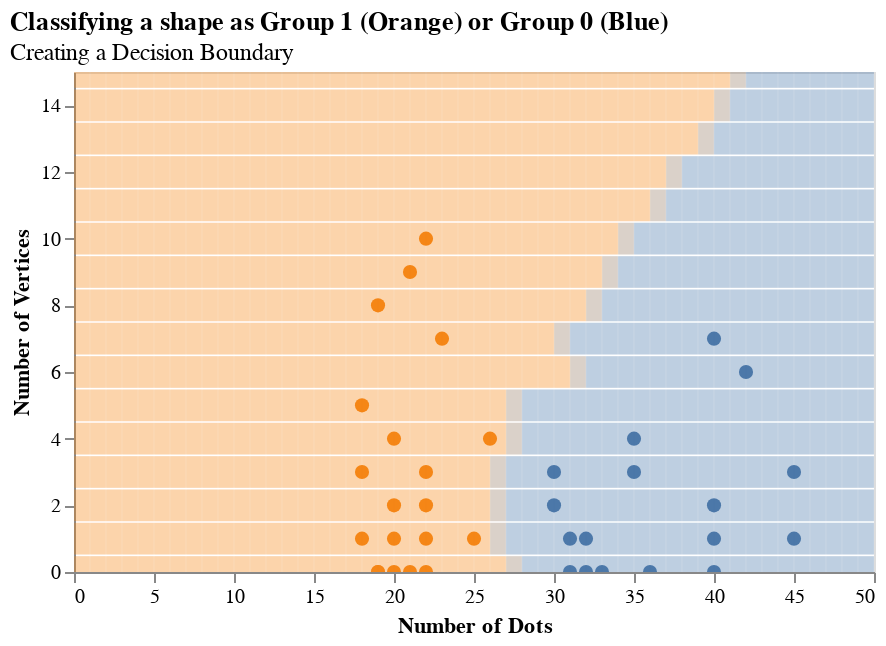

The code cell stored with this chart in its notebook:
### Code cell
plot_title = alt.TitleParams(
    "Classifying a shape as Group 1 (Orange) or Group 0 (Blue)",
    subtitle=["Creating a Decision Boundary"],
)

bg = (
    alt.Chart(toy[toy["grid"] == "grid"])
    .mark_square(size=250, opacity=0.2, clip=True)
    .encode(
        alt.X(
            "age",
            title="Number of Dots",
            scale=alt.Scale(
                domain=[0, 50],
            ),
            axis=alt.Axis(grid=False),
        ),
        alt.Y(
            "priors",
            title="Number of Vertices",
            scale=alt.Scale(domain=[0, 15]),
            axis=alt.Axis(grid=False),
        ),
        alt.Color("recidivate:N", title=""),
    )
)

chart = (
    alt.Chart(toy[toy["grid"] == "training"])
    .mark_circle(size=50, opacity=1, clip=True)
    .encode(
        alt.X(
            "age",
            scale=alt.Scale(
                domain=[0, 50],
            ),
            axis=alt.Axis(grid=False),
        ),
        alt.Y("priors", scale=alt.Scale(domain=[0, 15]), axis=alt.Axis(grid=False)),
        alt.Color("recidivate:N", legend=None),
    )
).properties(title=plot_title, height=250)
chart_bg = (chart + bg).configure_title(anchor="start")
chart_bg

### Figure 1 — Vega-Lite specification as saved in the notebook (floating-point values rounded to 4 significant figures; data arrays with more than 128 entries replaced by an {"elided": "..."} marker saying what was removed)
{"config": {"view": {"continuousWidth": 400, "continuousHeight": 300}, "title": {"anchor": "start"}}, "layer": [{"data": {"name": "data-0d3b70cfd4df9c0cd64d208dafea7bee"}, "mark": {"type": "circle", "clip": true, "opacity": 1, "size": 50}, "encoding": {"color": {"field": "recidivate", "legend": null, "type": "nominal"}, "x": {"axis": {"grid": false}, "field": "age", "scale": {"domain": [0, 50]}, "type": "quantitative"}, "y": {"axis": {"grid": false}, "field": "priors", "scale": {"domain": [0, 15]}, "type": "quantitative"}}, "height": 250, "title": {"text": "Classifying a shape as Group 1 (Orange) or Group 0 (Blue)", "subtitle": ["Creating a Decision Boundary"]}}, {"data": {"name": "data-aad45e82518bed03644b7ef1cff83036"}, "mark": {"type": "square", "clip": true, "opacity": 0.2, "size": 250}, "encoding": {"color": {"field": "recidivate", "title": "", "type": "nominal"}, "x": {"axis": {"grid": false}, "field": "age", "scale": {"domain": [0, 50]}, "title": "Number of Dots", "type": "quantitative"}, "y": {"axis": {"grid": false}, "field": "priors", "scale": {"domain": [0, 15]}, "title": "Number of Vertices", "type": "quantitative"}}}], "$schema": "https://vega.github.io/schema/vega-lite/v4.17.0.json", "datasets": {"data-0d3b70cfd4df9c0cd64d208dafea7bee": [{"age": 19, "priors": 0, "grid": "training", "recidivate": 1.0, "sex": 0.0}, {"age": 20, "priors": 0, "grid": "training", "recidivate": 1.0, "sex": 0.0}, {"age": 21, "priors": 0, "grid": "training", "recidivate": 1.0, "sex": 0.0}, {"age": 22, "priors": 0, "grid": "training", "recidivate": 1.0, "sex": 0.0}, {"age": 22, "priors": 3, "grid": "training", "recidivate": 1.0, "sex": 0.0}, {"age": 18, "priors": 3, "grid": "training", "recidivate": 1.0, "sex": 0.0}, {"age": 18, "priors": 1, "grid": "training", "recidivate": 1.0, "sex": 1.0}, {"age": 19, "priors": 0, "grid": "training", "recidivate": 1.0, "sex": 0.0}, {"age": 20, "priors": 1, "grid": "training", "recidivate": 1.0, "sex": 0.0}, {"age": 20, "priors": 4, "grid": "training", "recidivate": 1.0, "sex": 0.0}, {"age": 20, "priors": 2, "grid": "training", "recidivate": 1.0, "sex": 0.0}, {"age": 22, "priors": 2, "grid": "training", "recidivate": 1.0, "sex": 0.0}, {"age": 25, "priors": 1, "grid": "training", "recidivate": 1.0, "sex": 0.0}, {"age": 22, "priors": 1, "grid": "training", "recidivate": 1.0, "sex": 0.0}, {"age": 18, "priors": 5, "grid": "training", "recidivate": 1.0, "sex": 0.0}, {"age": 19, "priors": 8, "grid": "training", "recidivate": 1.0, "sex": 0.0}, {"age": 21, "priors": 9, "grid": "training", "recidivate": 1.0, "sex": 0.0}, {"age": 23, "priors": 7, "grid": "training", "recidivate": 1.0, "sex": 0.0}, {"age": 22, "priors": 10, "grid": "training", "recidivate": 1.0, "sex": 0.0}, {"age": 26, "priors": 4, "grid": "training", "recidivate": 1.0, "sex": 0.0}, {"age": 30, "priors": 3, "grid": "training", "recidivate": 0.0, "sex": 0.0}, {"age": 30, "priors": 2, "grid": "training", "recidivate": 0.0, "sex": 0.0}, {"age": 45, "priors": 1, "grid": "training", "recidivate": 0.0, "sex": 1.0}, {"age": 45, "priors": 3, "grid": "training", "recidivate": 0.0, "sex": 1.0}, {"age": 40, "priors": 1, "grid": "training", "recidivate": 0.0, "sex": 1.0}, {"age": 40, "priors": 2, "grid": "training", "recidivate": 0.0, "sex": 1.0}, {"age": 36, "priors": 0, "grid": "training", "recidivate": 0.0, "sex": 0.0}, {"age": 32, "priors": 1, "grid": "training", "recidivate": 0.0, "sex": 0.0}, {"age": 40, "priors": 0, "grid": "training", "recidivate": 0.0, "sex": 0.0}, {"age": 31, "priors": 1, "grid": "training", "recidivate": 0.0, "sex": 0.0}, {"age": 35, "priors": 3, "grid": "training", "recidivate": 0.0, "sex": 0.0}, {"age": 31, "priors": 0, "grid": "training", "recidivate": 0.0, "sex": 0.0}, {"age": 32, "priors": 0, "grid": "training", "recidivate": 0.0, "sex": 0.0}, {"age": 33, "priors": 0, "grid": "training", "recidivate": 0.0, "sex": 0.0}, {"age": 40, "priors": 7, "grid": "training", "recidivate": 0.0, "sex": 0.0}, {"age": 42, "priors": 6, "grid": "training", "recidivate": 0.0, "sex": 0.0}, {"age": 35, "priors": 4, "grid": "training", "recidivate": 0.0, "sex": 0.0}], "data-aad45e82518bed03644b7ef1cff83036": {"elided": "4141 records"}}}
